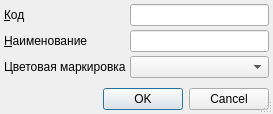
<?xml version="1.0" encoding="UTF-8"?>
<ui version="4.0">
 <class>ItemEditorDialog</class>
 <widget class="QDialog" name="ItemEditorDialog">
  <property name="geometry">
   <rect>
    <x>0</x>
    <y>0</y>
    <width>273</width>
    <height>114</height>
   </rect>
  </property>
  <property name="windowTitle">
   <string>ChangeMe!</string>
  </property>
  <property name="sizeGripEnabled">
   <bool>true</bool>
  </property>
  <layout class="QGridLayout" name="gridLayout">
   <property name="margin">
    <number>4</number>
   </property>
   <property name="spacing">
    <number>4</number>
   </property>
   <item row="0" column="0">
    <widget class="QLabel" name="lblCode">
     <property name="text">
      <string>&amp;Код</string>
     </property>
     <property name="buddy">
      <cstring>edtCode</cstring>
     </property>
    </widget>
   </item>
   <item row="0" column="1">
    <widget class="QLineEdit" name="edtCode"/>
   </item>
   <item row="1" column="0">
    <widget class="QLabel" name="lblName">
     <property name="text">
      <string>&amp;Наименование</string>
     </property>
     <property name="buddy">
      <cstring>edtName</cstring>
     </property>
    </widget>
   </item>
   <item row="1" column="1">
    <widget class="QLineEdit" name="edtName"/>
   </item>
   <item row="2" column="0">
    <widget class="QLabel" name="lblColor">
     <property name="text">
      <string>Цветовая маркировка</string>
     </property>
    </widget>
   </item>
   <item row="2" column="1">
    <widget class="CColorComboBox" name="cmbColor"/>
   </item>
   <item row="3" column="0">
    <spacer>
     <property name="orientation">
      <enum>Qt::Vertical</enum>
     </property>
     <property name="sizeHint" stdset="0">
      <size>
       <width>103</width>
       <height>16</height>
      </size>
     </property>
    </spacer>
   </item>
   <item row="4" column="0" colspan="2">
    <widget class="QDialogButtonBox" name="buttonBox">
     <property name="orientation">
      <enum>Qt::Horizontal</enum>
     </property>
     <property name="standardButtons">
      <set>QDialogButtonBox::Cancel|QDialogButtonBox::Ok</set>
     </property>
    </widget>
   </item>
  </layout>
 </widget>
 <customwidgets>
  <customwidget>
   <class>CColorComboBox</class>
   <extends>QComboBox</extends>
   <header>library/ColorEdit.h</header>
  </customwidget>
 </customwidgets>
 <tabstops>
  <tabstop>edtCode</tabstop>
  <tabstop>edtName</tabstop>
  <tabstop>buttonBox</tabstop>
 </tabstops>
 <resources/>
 <connections>
  <connection>
   <sender>buttonBox</sender>
   <signal>accepted()</signal>
   <receiver>ItemEditorDialog</receiver>
   <slot>accept()</slot>
   <hints>
    <hint type="sourcelabel">
     <x>158</x>
     <y>121</y>
    </hint>
    <hint type="destinationlabel">
     <x>117</x>
     <y>106</y>
    </hint>
   </hints>
  </connection>
  <connection>
   <sender>buttonBox</sender>
   <signal>rejected()</signal>
   <receiver>ItemEditorDialog</receiver>
   <slot>reject()</slot>
   <hints>
    <hint type="sourcelabel">
     <x>238</x>
     <y>99</y>
    </hint>
    <hint type="destinationlabel">
     <x>247</x>
     <y>107</y>
    </hint>
   </hints>
  </connection>
 </connections>
</ui>
